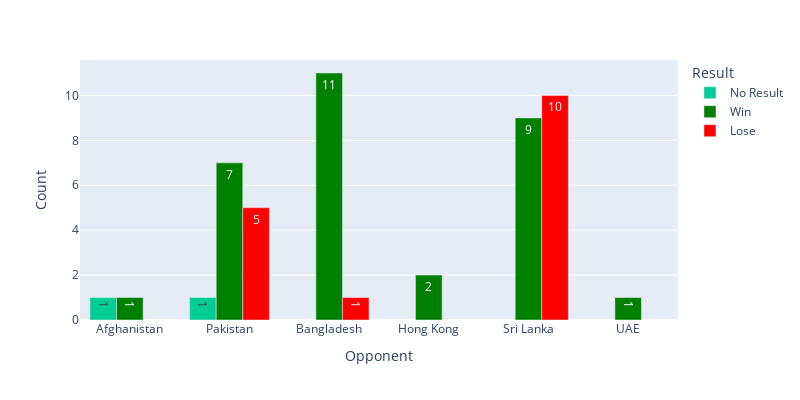

Write notebook code for a chart like this one.
### Code cell
#Graphical representation
fig=px.bar(df_ind_wins_loses, x='Opponent',y='Count', color='Result', barmode='group',text_auto=True,color_discrete_map={'Win': 'green', 'Lose': 'red'})
fig.update_layout(width=800,height=400)
fig.show()

# India has registered most loses against Srilanka in ODI

### Figure 1 — Plotly figure (JSON) as saved in the notebook; plotly's stock layout.template omitted (floating-point values rounded to 4 significant figures)
{"data": [{"alignmentgroup": "True", "hovertemplate": "Result=No Result<br>Opponent=%{x}<br>Count=%{y}<extra></extra>", "legendgroup": "No Result", "marker": {"color": "#00cc96", "pattern": {"shape": ""}}, "name": "No Result", "offsetgroup": "No Result", "orientation": "v", "showlegend": true, "textposition": "auto", "texttemplate": "%{y}", "type": "bar", "x": ["Afghanistan", "Pakistan"], "xaxis": "x", "y": [1, 1], "yaxis": "y"}, {"alignmentgroup": "True", "hovertemplate": "Result=Win<br>Opponent=%{x}<br>Count=%{y}<extra></extra>", "legendgroup": "Win", "marker": {"color": "green", "pattern": {"shape": ""}}, "name": "Win", "offsetgroup": "Win", "orientation": "v", "showlegend": true, "textposition": "auto", "texttemplate": "%{y}", "type": "bar", "x": ["Afghanistan", "Bangladesh", "Hong Kong", "Pakistan", "Sri Lanka", "UAE"], "xaxis": "x", "y": [1, 11, 2, 7, 9, 1], "yaxis": "y"}, {"alignmentgroup": "True", "hovertemplate": "Result=Lose<br>Opponent=%{x}<br>Count=%{y}<extra></extra>", "legendgroup": "Lose", "marker": {"color": "red", "pattern": {"shape": ""}}, "name": "Lose", "offsetgroup": "Lose", "orientation": "v", "showlegend": true, "textposition": "auto", "texttemplate": "%{y}", "type": "bar", "x": ["Bangladesh", "Pakistan", "Sri Lanka"], "xaxis": "x", "y": [1, 5, 10], "yaxis": "y"}], "layout": {"barmode": "group", "height": 400, "legend": {"title": {"text": "Result"}, "tracegroupgap": 0}, "margin": {"t": 60}, "width": 800, "xaxis": {"anchor": "y", "domain": [0, 1], "title": {"text": "Opponent"}}, "yaxis": {"anchor": "x", "domain": [0, 1], "title": {"text": "Count"}}}}
